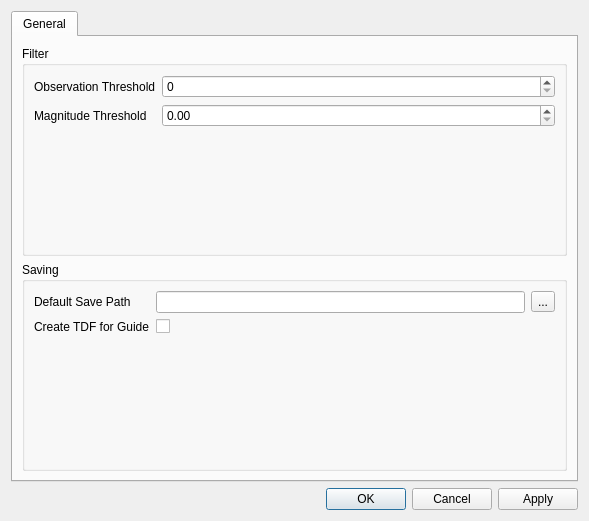
<?xml version="1.0" encoding="UTF-8"?>
<ui version="4.0">
 <class>SettingsDialog</class>
 <widget class="QDialog" name="SettingsDialog">
  <property name="geometry">
   <rect>
    <x>0</x>
    <y>0</y>
    <width>589</width>
    <height>521</height>
   </rect>
  </property>
  <property name="windowTitle">
   <string>Settings</string>
  </property>
  <property name="windowIcon">
   <iconset theme="settings">
    <normaloff>.</normaloff>.</iconset>
  </property>
  <property name="modal">
   <bool>true</bool>
  </property>
  <layout class="QFormLayout" name="formLayout">
   <item row="1" column="0" colspan="2">
    <widget class="QDialogButtonBox" name="buttons">
     <property name="orientation">
      <enum>Qt::Horizontal</enum>
     </property>
     <property name="standardButtons">
      <set>QDialogButtonBox::Apply|QDialogButtonBox::Cancel|QDialogButtonBox::Ok</set>
     </property>
    </widget>
   </item>
   <item row="0" column="0" colspan="2">
    <widget class="QTabWidget" name="tabWidget">
     <property name="currentIndex">
      <number>0</number>
     </property>
     <widget class="QWidget" name="general">
      <attribute name="title">
       <string>General</string>
      </attribute>
      <layout class="QVBoxLayout" name="verticalLayout">
       <item>
        <widget class="QGroupBox" name="filterBox">
         <property name="title">
          <string>Filter</string>
         </property>
         <layout class="QFormLayout" name="formLayout_3">
          <item row="0" column="0">
           <widget class="QLabel" name="obsLabel">
            <property name="text">
             <string>Observation Threshold</string>
            </property>
           </widget>
          </item>
          <item row="0" column="1">
           <widget class="QSpinBox" name="obsSpin"/>
          </item>
          <item row="1" column="0">
           <widget class="QLabel" name="magLabel">
            <property name="text">
             <string>Magnitude Threshold</string>
            </property>
           </widget>
          </item>
          <item row="1" column="1">
           <widget class="QDoubleSpinBox" name="magSpin"/>
          </item>
         </layout>
        </widget>
       </item>
       <item>
        <widget class="QGroupBox" name="saveBox">
         <property name="title">
          <string>Saving</string>
         </property>
         <layout class="QFormLayout" name="formLayout_2">
          <item row="0" column="0">
           <widget class="QLabel" name="savePathLabel">
            <property name="text">
             <string>Default Save Path</string>
            </property>
           </widget>
          </item>
          <item row="0" column="1">
           <layout class="QHBoxLayout" name="savePathLayout">
            <item>
             <widget class="QLineEdit" name="savePathEdit"/>
            </item>
            <item>
             <widget class="QToolButton" name="savePathButton">
              <property name="text">
               <string>...</string>
              </property>
             </widget>
            </item>
           </layout>
          </item>
          <item row="1" column="0">
           <widget class="QLabel" name="createTDFLabel">
            <property name="text">
             <string>Create TDF for Guide</string>
            </property>
           </widget>
          </item>
          <item row="1" column="1">
           <widget class="QCheckBox" name="createTDFCheck">
            <property name="text">
             <string/>
            </property>
           </widget>
          </item>
         </layout>
        </widget>
       </item>
      </layout>
     </widget>
    </widget>
   </item>
  </layout>
 </widget>
 <resources/>
 <connections>
  <connection>
   <sender>buttons</sender>
   <signal>accepted()</signal>
   <receiver>SettingsDialog</receiver>
   <slot>accept()</slot>
   <hints>
    <hint type="sourcelabel">
     <x>248</x>
     <y>254</y>
    </hint>
    <hint type="destinationlabel">
     <x>157</x>
     <y>274</y>
    </hint>
   </hints>
  </connection>
  <connection>
   <sender>buttons</sender>
   <signal>rejected()</signal>
   <receiver>SettingsDialog</receiver>
   <slot>reject()</slot>
   <hints>
    <hint type="sourcelabel">
     <x>316</x>
     <y>260</y>
    </hint>
    <hint type="destinationlabel">
     <x>286</x>
     <y>274</y>
    </hint>
   </hints>
  </connection>
 </connections>
</ui>
